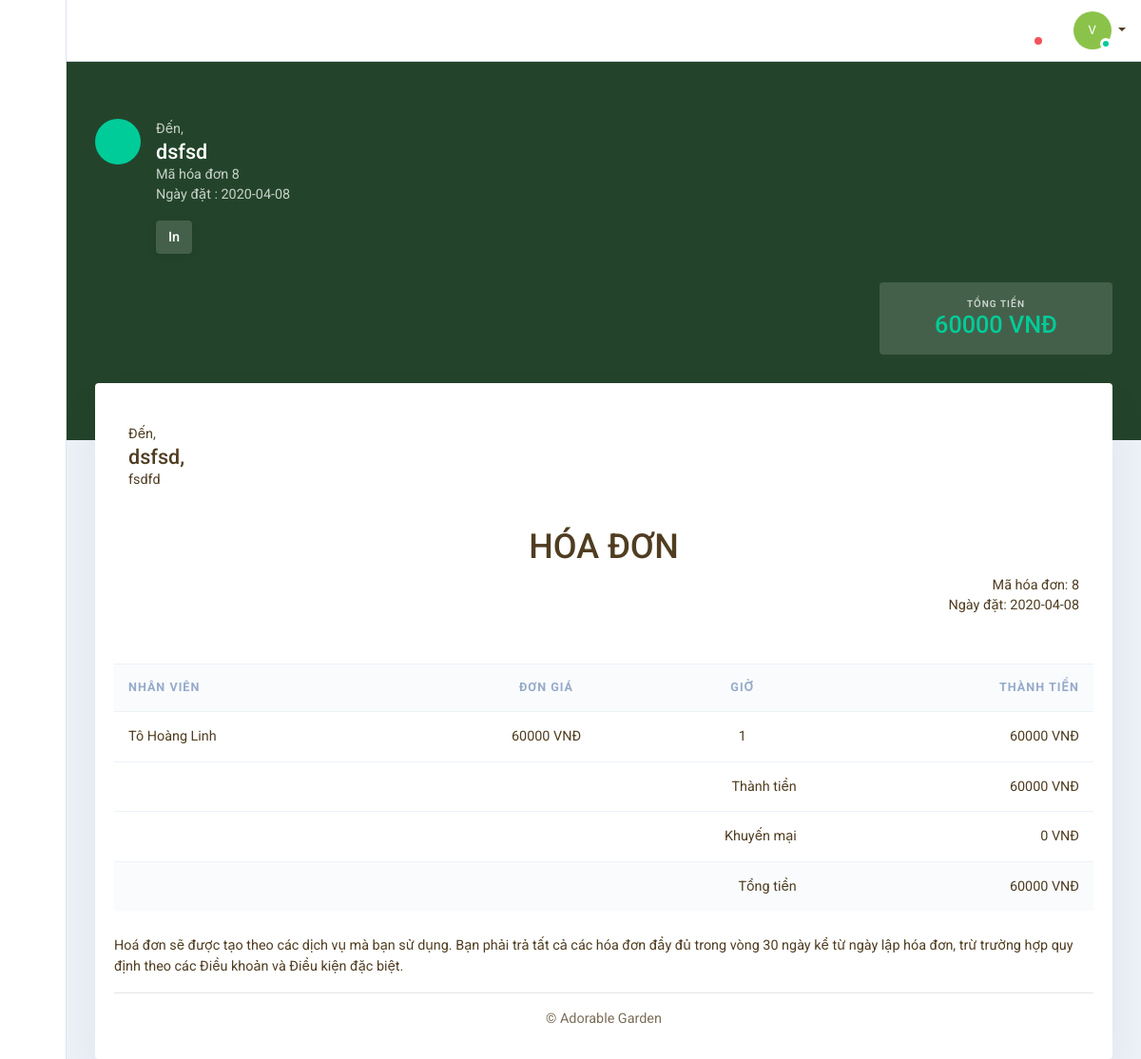
Page /admin/quan_tri_don_hang/hien_thi_don_hang_chi_tiet/8 on the committed database.
### tables this page shows
CREATE TABLE `tbl_don_hang` (
  `id` int(11) NOT NULL,
  `id_kh` int(11) NOT NULL,
  `ngay_tao` timestamp NOT NULL DEFAULT current_timestamp(),
  `trang_thai` varchar(100) NOT NULL
);

CREATE TABLE `tbl_khach_hang` (
  `id` int(11) NOT NULL,
  `ten_kh` varchar(100) NOT NULL,
  `thanh_pho` varchar(100) DEFAULT NULL,
  `quan` varchar(100) DEFAULT NULL,
  `email` varchar(30) NOT NULL,
  `SDT` int(11) DEFAULT NULL,
  `ngay_tao` timestamp NULL DEFAULT current_timestamp(),
  `nguoi_tao` varchar(100) DEFAULT NULL,
  `ngay_sua` datetime DEFAULT NULL,
  `nguoi_sua` varchar(100) DEFAULT NULL,
  `anh_minh_hoa` text DEFAULT NULL,
  `ngaysinh` date NOT NULL,
  `gioi_tinh` varchar(50) NOT NULL
);

### application/controllers/admin/Quan_tri_don_hang.php (called while the page is built, shortened)
<?php
class Quan_tri_don_hang extends CI_Controller {
	public function hien_thi_don_hang_chi_tiet()
    {
    	$this->load->model('don_hang');
    	$this->load->helper('url');
    	$this->load->database();
    	$id = $this->uri->segment(4);
    	$data['don_hang_chi_tiet'] = $this->don_hang->lay_don_hang_theo_ID($id);
    	$this->load->view('admin/quan_tri_don_hang_chi_tiet', $data);
    }
}

### index.php (called while the page is built, shortened)
<?php
require_once BASEPATH.'core/CodeIgniter.php';

### application/models/don_hang.php (called while the page is built, shortened)
<?php
Class don_hang extends CI_Model {
	public function lay_don_hang_theo_ID($id)
        {
			$query = $this->db->query("
				SELECT tbl_khach_hang.email as email, tbl_don_hang.id as id, date(tbl_don_hang.ngay_tao) as ngay_tao, SUM(tbl_don_hang_chi_tiet.price) as tong_tien, tbl_don_hang.trang_thai, tbl_khach_hang.quan as quan, tbl_khach_hang.thanh_pho as thanh_pho, tbl_khach_hang.ten_kh as ten_kh, tbl_doi_ngu.name as ten_nv, tbl_don_hang_chi_tiet.price as don_gia, tbl_don_hang_chi_tiet.qty as so_luong, (tbl_don_hang_chi_tiet.qty * tbl_don_hang_chi_tiet.price) as thanh_tien
			FROM tbl_don_hang, tbl_khach_hang, tbl_don_hang_chi_tiet, tbl_doi_ngu
			WHERE tbl_don_hang.id_kh = tbl_khach_hang.id AND tbl_don_hang.id = tbl_don_hang_chi_tiet.ma_don AND tbl_don_hang_chi_tiet.id_nv = tbl_doi_ngu.id AND tbl_don_hang_chi_tiet.ma_don='".$id."'
			");
	        return  $query->row();
        }
}
;?>

### application/views/admin/quan_tri_don_hang_chi_tiet.php (the view, shortened to what this page needs)
<!DOCTYPE html>
<html lang="en">
<head>
<link rel='stylesheet' href='https://d33wubrfki0l68.cloudfront.net/css/478ccdc1892151837f9e7163badb055b8a1833a5/crisp/assets/vendor/pace/pace.css'/>
<link rel='stylesheet' type='text/css' href='https://d33wubrfki0l68.cloudfront.net/bundles/291bbeead57f19651f311362abe809b67adc3fb5.css'/>
<link rel='stylesheet' href='https://d33wubrfki0l68.cloudfront.net/bundles/30bc673ce76f73ecf02568498f6b139269f6e4c7.css'/>
<link rel='stylesheet' type='text/css' href='https://d33wubrfki0l68.cloudfront.net/css/548117a22d5d22545a0ab2dddf8940a2e32c04ed/default/assets/fonts/materialdesignicons/materialdesignicons.min.css'/>
<link rel='stylesheet' type='text/css' href='https://d33wubrfki0l68.cloudfront.net/css/0940f25997c8e50e65e95510b30245d116f639f0/light/assets/fonts/feather/feather-icons.css'/>
<link rel='stylesheet' type='text/css' href='<?=base_url();?>atmos.min.css'/>
</head>
<body class="page-home">
<aside class="admin-sidebar">
    <div class="admin-sidebar-brand">
        <div class="ml-auto">
        </div>
    </div>
    <div class="admin-sidebar-wrapper js-scrollbar">
        <ul class="menu">
                <ul class="sub-menu">
                    <li class="menu-item ">
                        <a href='trang_quan_tri.html' class=' menu-link'>
                                            <span class="menu-label">
                                                <span class="menu-name">Quản trị hệ thống</span>
                                            </span>
                            <span class="menu-icon">
                                            </span>
                        </a>
                    </li>
                    <li class="menu-item ">
                        <a href='quan_tri_tin_tuc.html' class=' menu-link'>
                                            <span class="menu-label">
                                                <span class="menu-name">Quản trị tin tức</span>
                                            </span>
                            <span class="menu-icon">
                                            </span>
                        </a>
                    </li>
                    <li class="menu-item">
                        <a href='quan_tri_doi_ngu.html' class=' menu-link'>
                                            <span class="menu-label">
                                                <span class="menu-name">Quản trị đội ngũ</span>
                                            </span>
                            <span class="menu-icon">
                                            </span>
                        </a>
                    </li>
                    <li class="menu-item">
                        <a href='quan_tri_phan_hoi.html' class=' menu-link'>
                                            <span class="menu-label">
                                                <span class="menu-name">Quản trị phản hồi</span>
                                            </span>
                            <span class="menu-icon">
                                            </span>
                        </a>
                    </li>
                    <li class="menu-item">
                        <a href='quan_tri_don_hang.html' class=' menu-link'>
                                            <span class="menu-label">
                                                <span class="menu-name">Quản trị đơn hàng</span>
                                            </span>
                            <span class="menu-icon">
                                            </span>
                        </a>
                    </li>
                    <li class="menu-item">
                        <a href='quan_tri_khach_hang.html' class=' menu-link'>
                                            <span class="menu-label">
                                                <span class="menu-name">Quản trị khách hàng</span>
                                            </span>
                            <span class="menu-icon">
                                            </span>
                        </a>
                    </li>
                </ul>
        </ul>
    </div>
</aside>
<main class="admin-main">
<header class="admin-header">
    <nav class=" mr-auto my-auto">
        <ul class="nav align-items-center">
            <li class="nav-item">
                <a class="nav-link" data-target="#siteSearchModal" data-toggle="modal" href="#">
                </a>
            </li>
        </ul>
    </nav>
    <nav class=" ml-auto">
        <ul class="nav align-items-center">
            <li class="nav-item">
                <div class="dropdown">
                    <a href="#" class="nav-link" data-toggle="dropdown" aria-haspopup="true" aria-expanded="false"> <i class="mdi mdi-24px mdi-bell-outline"></i>
                        <span class="notification-counter"></span>
                    </a>
                </div>
            </li>
            <li class="nav-item dropdown ">
                <a class="nav-link dropdown-toggle" href="#"   role="button" data-toggle="dropdown"
                   aria-haspopup="true" aria-expanded="false">
                    <div class="avatar avatar-sm avatar-online">
                        <span class="avatar-title rounded-circle bg-dark">V</span>
                    </div>
                </a>
            </li>
        </ul>
    </nav>
</header>
    <section class="admin-content ">
        <div class="bg-dark m-b-30">
            <div class="container">
                <div class="don_hang_chi_tiet p-b-60 p-t-60">
                    <div class="col-md-6 text-white p-b-30">
                        <div class="media">
                            <div class="avatar avatar mr-3">
                                <div class="avatar-title bg-success rounded-circle mdi mdi-receipt  ">
                                </div>
                            </div>
                            <div class="media-body">
                                <div class="opacity-75">Đến,</div>
                                <h4 class="m-b-0"><?=$don_hang_chi_tiet->ten_kh;?></h4>
                                <p class="opacity-75">
                                   Mã hóa đơn <?=$don_hang_chi_tiet->id;?> <br>
                                    Ngày đặt : <?=$don_hang_chi_tiet->ngay_tao;?>
                                </p>
                                <button class="btn btn-white-translucent" id="printDiv" >
                                    In</button>
                            </div>
                        </div>
                    </div>
                    <div class="col-md-3 text-center m-b-30 ml-auto">
                        <div class="rounded text-white bg-white-translucent">
                            <div class="p-all-15">
                                <div class="don_hang_chi_tiet">
                                    <div class="col-md-12">
                                        <div class="text-overline    opacity-75">Tổng tiền</div>
                                        <h3 class="m-0 text-success"><?=$don_hang_chi_tiet->tong_tien;?> VNĐ</h3>
                                    </div>
                                </div>
                            </div>
                        </div>
                    </div>
                </div>
            </div>
        </div>
        <div class="pull-up">
            <div class="container" id="printableArea">
                <div class="don_hang_chi_tiet"  >
                    <div class="col-md-12 m-b-40">
                        <div class="card">
                            <div class="card-body">
                                <div class="don_hang_chi_tiet">
                                    <div class="col-md-6">
                                        <address class="m-t-10">
                                            Đến,<br>
                                            <span class="h4 font-primary"> <?=$don_hang_chi_tiet->ten_kh;?>,</span> <br>
                                            <?=$don_hang_chi_tiet->quan;?> <br><?=$don_hang_chi_tiet->thanh_pho;?> <br>
                                        </address>
                                    </div>
                                    <div class="col-md-12 text-right my-auto">
                                        <h1 class="font-primary" style="text-align: center;">HÓA ĐƠN</h1>
                                        <div class="">Mã hóa đơn: <?=$don_hang_chi_tiet->id;?></div>
                                        <div class="">Ngày đặt: <?=$don_hang_chi_tiet->ngay_tao;?></div>
                                    </div>
                                </div>
                                <div class="table-responsive ">
                                    <table class="table m-t-50">
                                        <thead>
                                        <tr>
                                            <th class="">Nhân viên</th>
                                            <th class="text-center">Đơn giá</th>
                                            <th class="text-center">Giờ</th>
                                            <th class="text-right">Thành tiền</th>
                                        </tr>
                                        </thead>
                                        <tbody>
                                        <tr>
                                            <td class="">
                                                <p class="text-black m-0"><?php echo $don_hang_chi_tiet->ten_nv;?></p>
                                            </td>
                                            <td class="text-center"><?php echo $don_hang_chi_tiet->don_gia;?> VNĐ</td>
                                            <td class="text-center"><?php echo $don_hang_chi_tiet->so_luong;?></td>
                                            <td class="text-right"><?php echo $don_hang_chi_tiet->thanh_tien;?> VNĐ</td>
                                        </tr>
                                        <tr>
                                            <td colspan="3" class="text-right">
                                                Thành tiền
                                            </td>
                                            <td colspan="2" class="text-right">
                                                <?=$don_hang_chi_tiet->tong_tien;?> VNĐ
                                            </td>
                                        </tr>
                                        <tr>
                                            <td colspan="3" class="text-right">
                                                Khuyến mại
                                            </td>
                                            <td colspan="2" class="text-right">
                                                0 VNĐ
                                            </td>
                                        </tr>
                                        <tr class="bg-light">
                                            <td colspan="3" class="text-right">
                                                Tổng tiền
                                            </td>
                                            <td colspan="2" class="text-right">
                                                <?=$don_hang_chi_tiet->tong_tien;?> VNĐ
                                            </td>
                                        </tr>
                                        </tbody>
                                    </table>
                                </div>
                                <div class="p-t-10 p-b-20">
                                    <p class="text-muted ">
                                        Hoá đơn sẽ được tạo theo các dịch vụ mà bạn sử dụng. Bạn phải trả tất cả các hóa đơn đầy đủ trong vòng 30 ngày kể từ ngày lập hóa đơn, trừ trường hợp quy định theo các Điều khoản và Điều kiện đặc biệt.
                                    </p>
                                    <hr>
                                    <div class="text-center opacity-75">
                                        &copy; Adorable Garden
                                    </div>
                                </div>
                            </div>
                        </div>
                    </div>
                </div>
            </div>
        </div>
    </section>
</main>
</body>
</html>

### rows in the picture
tbl_don_hang: tbl_khach_hang.ten_kh "dsfsd", id "8", tbl_khach_hang.quan "fsdfd"

### other values in the picture
$don_hang_chi_tiet->ngay_tao "2020-04-08"
$don_hang_chi_tiet->tong_tien "60000"
$don_hang_chi_tiet->ten_nv "Tô Hoàng Linh"
$don_hang_chi_tiet->don_gia "60000"
$don_hang_chi_tiet->so_luong "1"
$don_hang_chi_tiet->thanh_tien "60000"
